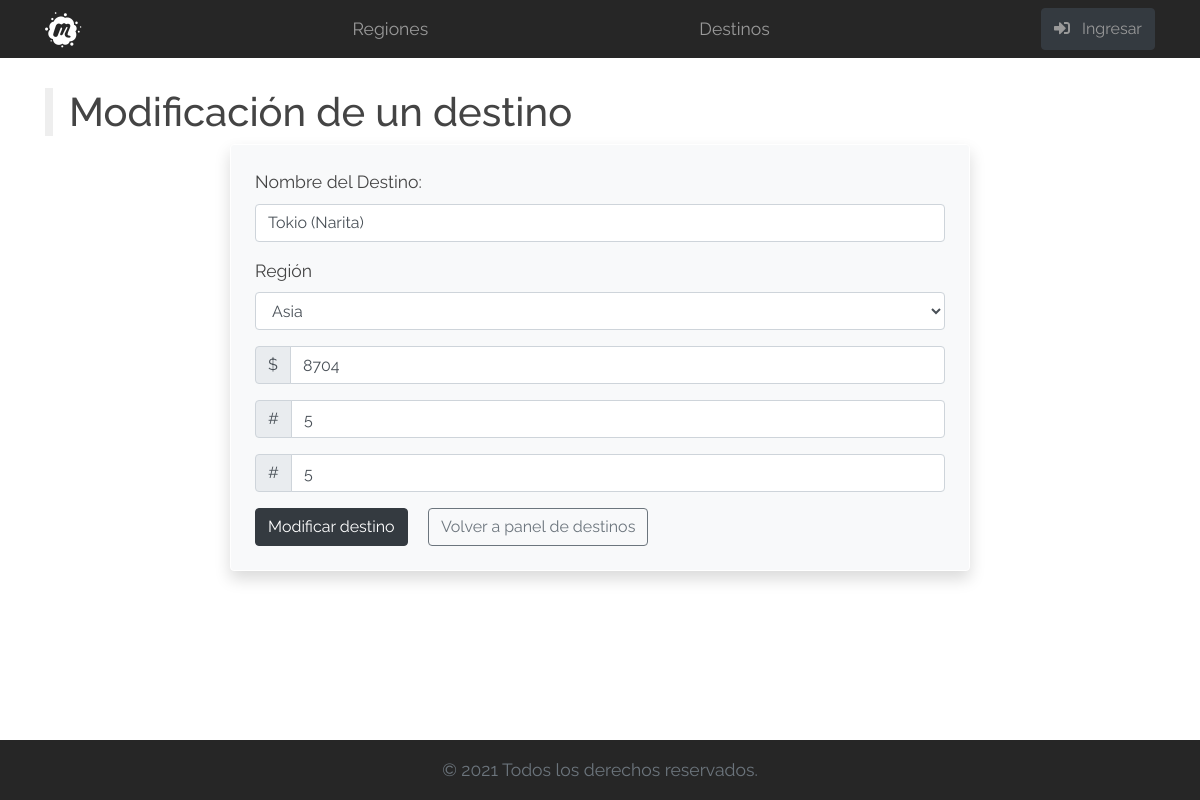
Page /formModificarDestino.php?destID=4 on the committed database.
### tables this page shows
CREATE TABLE IF NOT EXISTS `destinos` (
  `destID` tinyint(3) unsigned NOT NULL,
  `destNombre` varchar(45) NOT NULL COMMENT 'Nombre de los destinos turísticos',
  `regID` tinyint(2) unsigned NOT NULL COMMENT 'Relación a la tabla regiones',
  `destPrecio` int(7) unsigned NOT NULL,
  `destAsientos` tinyint(2) unsigned NOT NULL COMMENT 'Cantidad TOTAL de Asientos',
  `destDisponibles` tinyint(2) unsigned NOT NULL COMMENT 'Cantidad DISPONIBLE\\n de Asientos',
  `destActivo` tinyint(1) NOT NULL DEFAULT '1'
);

CREATE TABLE IF NOT EXISTS `regiones` (
  `regID` tinyint(2) unsigned NOT NULL,
  `regNombre` varchar(45) NOT NULL
);

### clases/Destino.php (called while the page is built, shortened)
<?php
    class Destino
    {
        private $destNombre;
        private $regID;
        private $destPrecio;
        private $destAsientos;
        private $destDisponibles;
        public function verDestinoPorID()
        {
            $destID = $_GET['destID'];
            $link = Conexion::conectar();
            $sql = "SELECT
                        destID, destNombre,
                        d.regID, regNombre,
                        destPrecio, destAsientos, destDisponibles
                     FROM destinos d, regiones r
                     WHERE d.regID = r.regID
                       AND destID = :destID";
            $stmt = $link->prepare($sql);
            $stmt->bindParam(':destID', $destID, PDO::PARAM_INT);
            $stmt->execute();
            return $this;
        }
        public function getDestNombre()
        {
            return $this->destNombre;
        }
        public function setDestNombre($destNombre)
        {
            $this->destNombre = $destNombre;
        }
        public function getRegID()
        {
            return $this->regID;
        }
        public function setRegID($regID)
        {
            $this->regID = $regID;
        }
        public function getDestPrecio()
        {
            return $this->destPrecio;
        }
        public function setDestPrecio($destPrecio)
        {
            $this->destPrecio = $destPrecio;
        }
        public function getDestAsientos()
        {
            return $this->destAsientos;
        }
        public function setDestAsientos($destAsientos)
        {
            $this->destAsientos = $destAsientos;
        }
        public function getDestDisponibles()
        {
            return $this->destDisponibles;
        }
        public function setDestDisponibles($destDisponibles)
        {
            $this->destDisponibles = $destDisponibles;
        }
    }

### clases/Region.php (called while the page is built, shortened)
<?php
    class Region
    {
        public function listarRegiones()
        {
            $link = Conexion::conectar();
            $sql = "SELECT regID, regNombre
                        FROM regiones";
            $stmt = $link->prepare($sql);
            $stmt->execute();
            $regiones = $stmt->fetchAll();
            return $regiones;
        }
    }

### formModificarDestino.php (the view, shortened to what this page needs)
<?php
    require 'clases/Region.php';
    require 'clases/Destino.php';
    $Region = new Region;
    $regiones = $Region->listarRegiones();
    $Destino = new Destino;
    $Destino->verDestinoPorID();
    include 'includes/nav.php';
?>
    <main class="container">
            <h1>Modificación de un destino</h1>
            <div class="alert bg-light border border-white shadow round col-8 mx-auto p-4">
                <form action="modificarDestino.php" method="post">
                    <div class="form-group">
                    <label for="destNombre">Nombre del Destino:</label>
                    <input type="text" name="destNombre"
                           value="<?= $Destino->getDestNombre(); ?>"
                           id="destNombre" class="form-control"
                           required>
                    </div>
                    <div class="form-group">
                    <label for="regID">Región</label>
                    <select name="regID" id="regID"
                            class="form-control" required>
            <?php
                    foreach ( $regiones as $region ){
            ?>
                        <option <?= ( $Destino->getRegID() == $region['regID'] )? 'selected' : '' ?> value="<?= $region['regID'] ?>"><?= $region['regNombre'] ?></option>
            <?php
                    }
            ?>
                    </select>
                    </div>
                    <div class="form-group">
                        <div class="input-group mb-2">
                            <div class="input-group-prepend">
                                <div class="input-group-text">$</div>
                            </div>
                            <input type="number" name="destPrecio"
                                   value="<?= $Destino->getDestPrecio(); ?>"
                                   class="form-control" placeholder="Ingrese el precio" required>
                        </div>
                    </div>
                    <div class="form-group">
                        <div class="input-group mb-2">
                            <div class="input-group-prepend">
                                <div class="input-group-text">#</div>
                            </div>
                            <input type="number" name="destAsientos"
                                   value="<?= $Destino->getDestAsientos(); ?>"
                                   class="form-control" placeholder="Ingrese cantidad de Asientos Totales" required>
                        </div>
                    </div>
                    <div class="form-group">
                        <div class="input-group mb-2">
                            <div class="input-group-prepend">
                                <div class="input-group-text">#</div>
                            </div>
                            <input type="number" name="destDisponibles"
                                   value="<?= $Destino->getDestDisponibles(); ?>"
                                   class="form-control" placeholder="Ingrese cantidad de Asientos Disponibles" required>
                        </div>
                    </div>
                    <button class="btn btn-dark mr-3">Modificar destino</button>
                    <a href="adminDestinos.php" class="btn btn-outline-secondary">
                        Volver a panel de destinos
                    </a>
                </form>
            </div>
    </main>
<?php
    include 'includes/footer.php';
?>

### css/estilos.css (style rules this page uses)
html { position: relative; min-height: 100%; }
body { font-family: Raleway, sans-serif; color: #444; font-size: 1.1em; margin-bottom: 60px; }
main { margin-top: 30px; }
h1 { border-left: 8px solid #eee; padding-left: 16px; }

### rows in the picture
destinos: destNombre "Tokio (Narita)", regID "Asia", destPrecio "8704", destAsientos "5", destDisponibles "5"
